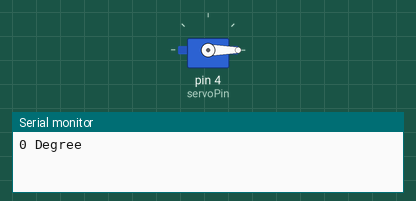
This sketch was run on a simulated Arduino Uno, built with avr-gcc and run on an emulated ATmega328P. Parts: servo, the last lines printed to the serial monitor.

Above: at 0.05 s.
At 1.5 s:
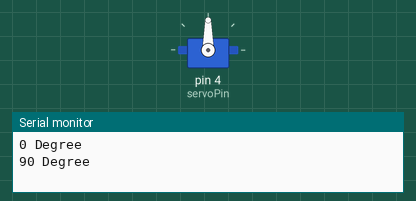
At 3.0 s:
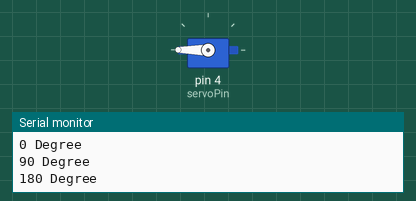
Timing chart, 0 to 6.9 s (numbered marks = the images above):
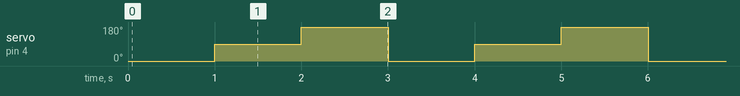

Measured:
- by itself, servo on pin 4 (servoPin): repeats every 3.0 s: 180° 1.0 s, 0° 1.0 s, 90° 1.0 s

The sketch:

servo_test.ino
```cpp
// Include the Servo library
#include <Servo.h>
// Declare the Servo pin
int servoPin = 4;
// Create a servo object
Servo Servo1;
void setup() {
   // We need to attach the servo to the used pin number
   Servo1.attach(servoPin);
   Serial.begin(9600);
}
void loop(){
   // Make servo go to 0 degrees
   Servo1.write(0);
   Serial.println("0 Degree");
   delay(1000);
   // Make servo go to 90 degrees
   Servo1.write(90);
   Serial.println("90 Degree");
   delay(1000);
   // Make servo go to 180 degrees
   Servo1.write(180);
   Serial.println("180 Degree");
   delay(1000);
}
```
